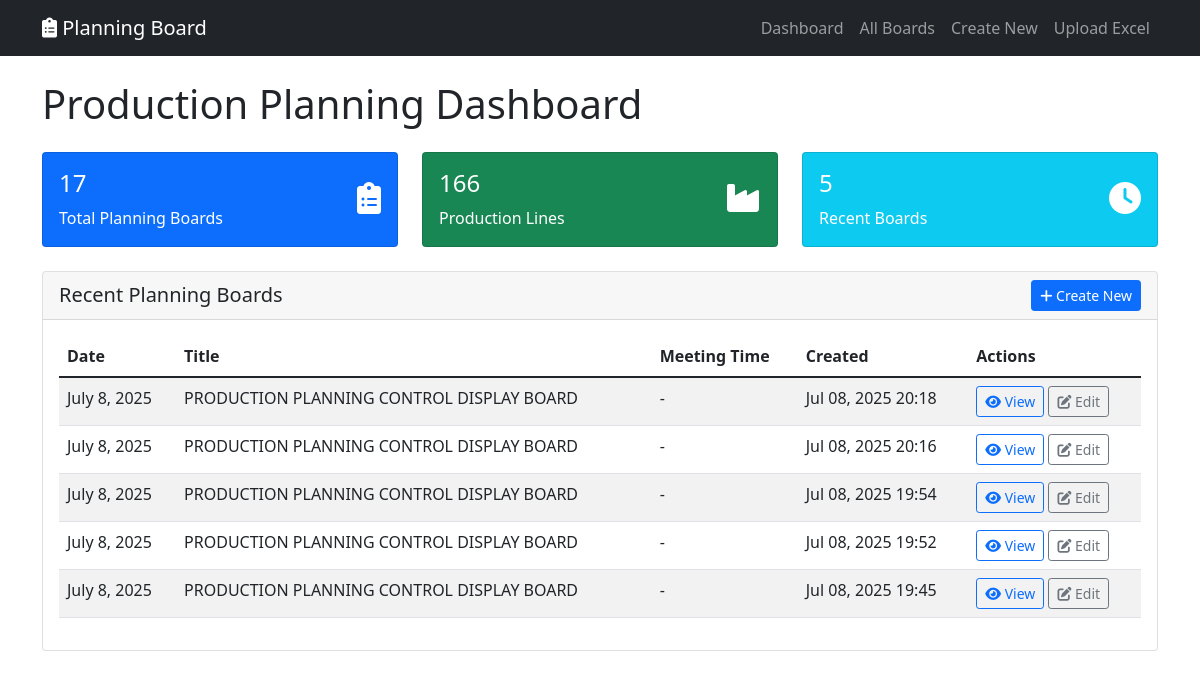
The page /planning/ (signed in) on the database as committed earlier.
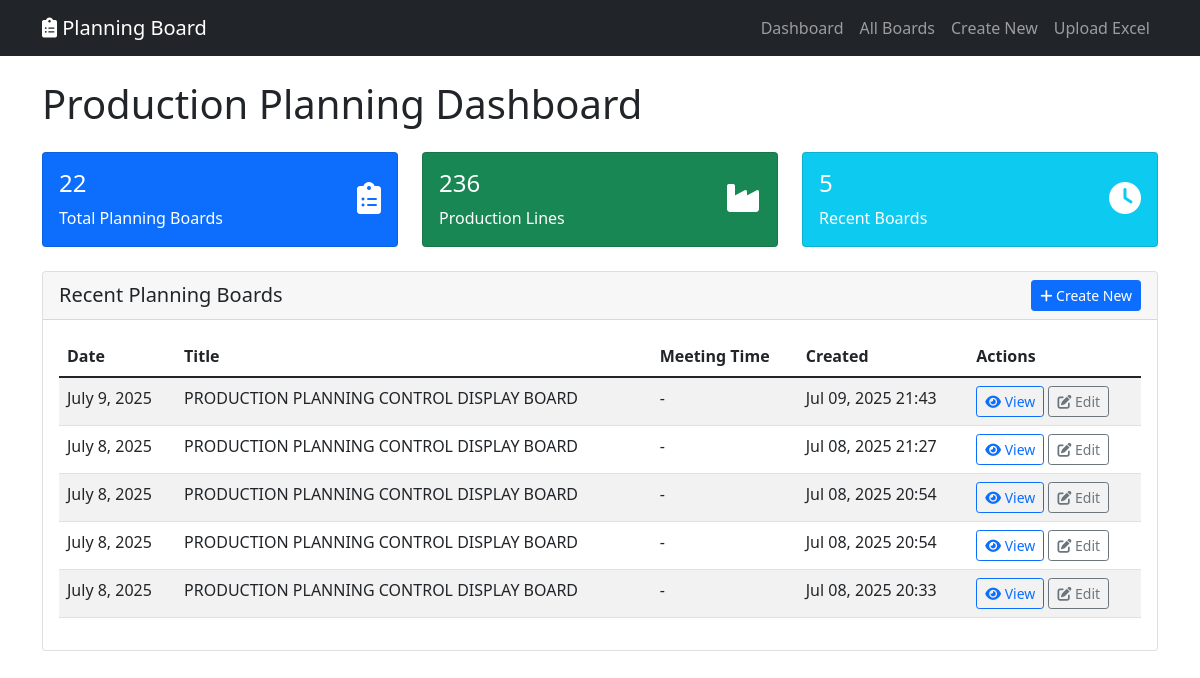
The same page on the database as committed later.
### planning_board/models.py (models this page shows, shortened)
class PlanningBoard(models.Model):
    title = models.CharField(max_length=200, default="PRODUCTION PLANNING CONTROL DISPLAY BOARD")
    meeting_time = models.TimeField(null=True, blank=True)
    today_date = models.DateField(default=timezone.now)
    tomorrow_date = models.DateField()
    next_day_date = models.DateField()
    created_by = models.ForeignKey(User, on_delete=models.CASCADE)
    created_at = models.DateTimeField(auto_now_add=True)
    updated_at = models.DateTimeField(auto_now=True)
    class Meta:
        ordering = ['-created_at']

### planning_board/views.py (the view)
# urls.py: path('', views.planning_board_dashboard, name='dashboard'),
@login_required
def planning_board_dashboard(request):
    recent_boards = PlanningBoard.objects.filter(
        created_by=request.user
    ).order_by('-created_at')[:5]
    total_boards = PlanningBoard.objects.filter(created_by=request.user).count()
    total_production_lines = ProductionLine.objects.filter(
        planning_board__created_by=request.user
    ).count()
    total_uploads = ExcelUpload.objects.filter(uploaded_by=request.user).count()
    context = {
        'recent_boards': recent_boards,
        'total_boards': total_boards,
        'total_production_lines': total_production_lines,
        'total_uploads': total_uploads,
    }
    return render(request, 'planning_board/dashboard.html', context)

### planning_board/templates/planning_board/dashboard.html (shortened to what the changed rows need)
{% extends 'planning_board/base.html' %}
{% block content %}
<div class="row">
    <div class="col-md-12">
        <h1 class="mb-4">Production Planning Dashboard </h1>
    </div>
</div>
<div class="row mb-4">
    <div class="col-md-4">
        <div class="card bg-primary text-white">
            <div class="card-body">
                <div class="d-flex justify-content-between">
                    <div>
                        <h4>{{ total_boards }}</h4>
                        <p class="mb-0">Total Planning Boards</p>
                    </div>
                </div>
            </div>
        </div>
    </div>
    <div class="col-md-4">
        <div class="card bg-success text-white">
            <div class="card-body">
                <div class="d-flex justify-content-between">
                    <div>
                        <h4>{{ total_production_lines }}</h4>
                        <p class="mb-0">Production Lines</p>
                    </div>
                </div>
            </div>
        </div>
    </div>
</div>
<div class="row">
    <div class="col-md-12">
        <div class="card">
            <div class="card-body">
                {% if recent_boards %}
                    <div class="table-responsive">
                        <table class="table table-striped">
                            <thead>
                                <tr>
                                    <th>Date</th>
                                    <th>Title</th>
                                    <th>Meeting Time</th>
                                    <th>Created</th>
                                    <th>Actions</th>
                                </tr>
                            </thead>
                            <tbody>
                                {% for board in recent_boards %}
                                    <tr>
                                        <td>{{ board.today_date }}</td>
                                        <td>{{ board.title|truncatechars:50 }}</td>
                                        <td>{{ board.meeting_time|default:"-" }}</td>
                                        <td>{{ board.created_at|date:"M d, Y H:i" }}</td>
                                        <td>
                                            <a href="{% url 'planning_board:detail' board.pk %}" class="btn btn-sm btn-outline-primary">
                                                <i class="fas fa-eye"></i> View
                                            </a>
                                            <a href="{% url 'planning_board:edit' board.pk %}" class="btn btn-sm btn-outline-secondary">
                                                <i class="fas fa-edit"></i> Edit
                                            </a>
                                        </td>
                                    </tr>
                                {% endfor %}
                            </tbody>
                        </table>
                    </div>
                {% else %}
                    <p class="text-muted">No planning boards found. <a href="{% url 'planning_board:create' %}">Create your first one</a> or <a href="{% url 'planning_board:excel_upload' %}">upload an Excel file</a>.</p>
                {% endif %}
            </div>
        </div>
    </div>
</div>
{% endblock %}

Rows that differ between the two databases and show on the page:
no longer on this page (row unchanged): PlanningBoard: today_date "July 8, 2025", title "PRODUCTION PLANNING CONTROL DISPLAY BOARD", meeting_time "-", created_at "Jul 08, 2025 20:18"
no longer on this page (row unchanged): PlanningBoard: today_date "July 8, 2025", title "PRODUCTION PLANNING CONTROL DISPLAY BOARD", meeting_time "-", created_at "Jul 08, 2025 20:16"
no longer on this page (row unchanged): PlanningBoard: today_date "July 8, 2025", title "PRODUCTION PLANNING CONTROL DISPLAY BOARD", meeting_time "-", created_at "Jul 08, 2025 19:54"
no longer on this page (row unchanged): PlanningBoard: today_date "July 8, 2025", title "PRODUCTION PLANNING CONTROL DISPLAY BOARD", meeting_time "-", created_at "Jul 08, 2025 19:52"
no longer on this page (row unchanged): PlanningBoard: today_date "July 8, 2025", title "PRODUCTION PLANNING CONTROL DISPLAY BOARD", meeting_time "-", created_at "Jul 08, 2025 19:45"
added PlanningBoard: today_date "July 9, 2025", title "PRODUCTION PLANNING CONTROL DISPLAY BOARD", meeting_time "-", created_at "Jul 09, 2025 21:43"
added PlanningBoard: today_date "July 8, 2025", title "PRODUCTION PLANNING CONTROL DISPLAY BOARD", meeting_time "-", created_at "Jul 08, 2025 21:27"
added PlanningBoard: today_date "July 8, 2025", title "PRODUCTION PLANNING CONTROL DISPLAY BOARD", meeting_time "-", created_at "Jul 08, 2025 20:54"
added PlanningBoard: today_date "July 8, 2025", title "PRODUCTION PLANNING CONTROL DISPLAY BOARD", meeting_time "-", created_at "Jul 08, 2025 20:54"
added PlanningBoard: today_date "July 8, 2025", title "PRODUCTION PLANNING CONTROL DISPLAY BOARD", meeting_time "-", created_at "Jul 08, 2025 20:33"
Other text that changed with them:
{{ total_boards }}: "17" → "22"
{{ total_production_lines }}: "166" → "236"
